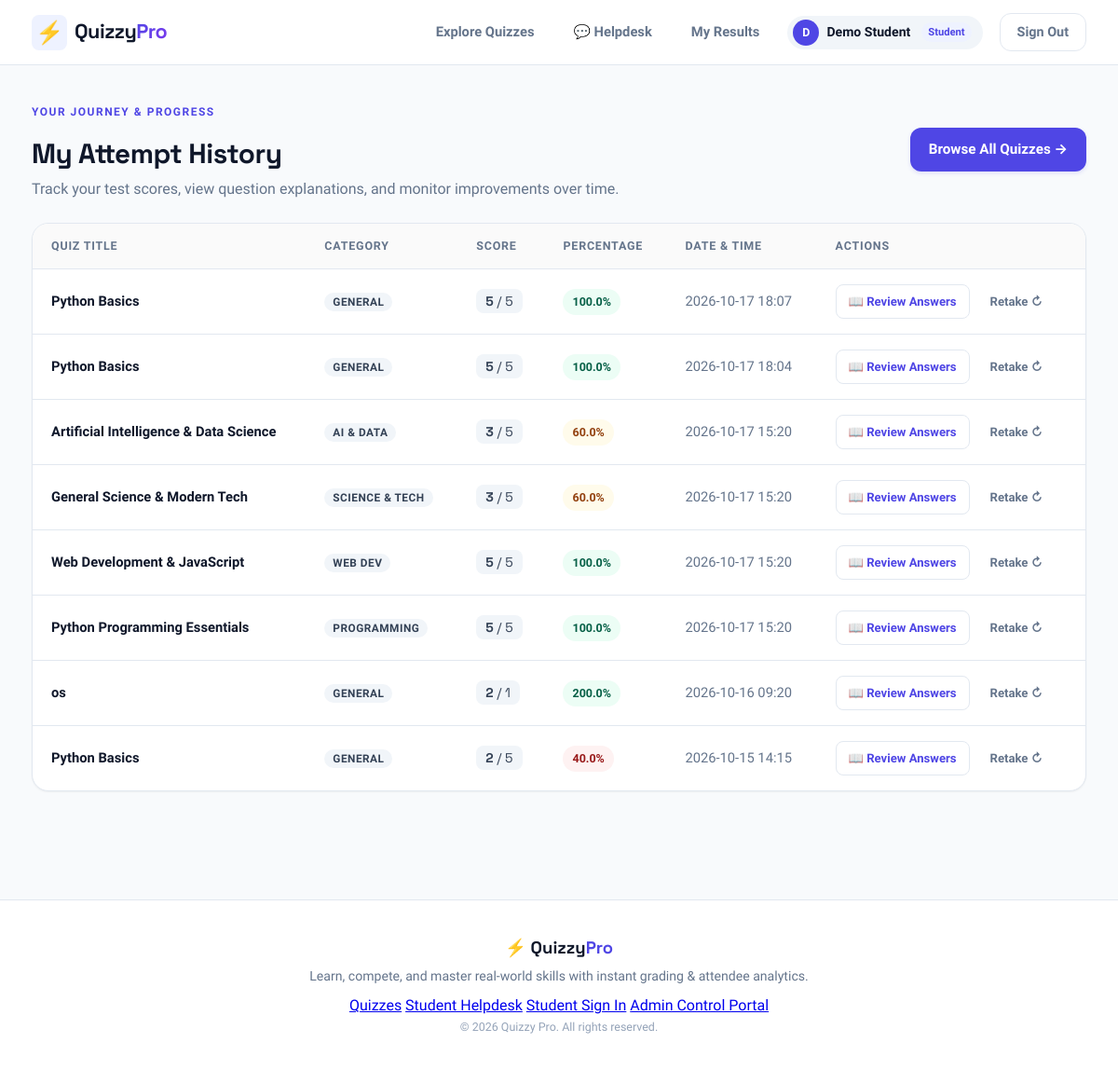
The app's page /history (signed in) with its own data.
### tables this page shows
CREATE TABLE attempts(
          id INTEGER PRIMARY KEY, user_id INTEGER NOT NULL, quiz_id INTEGER NOT NULL,
          score INTEGER NOT NULL, total INTEGER NOT NULL, taken_at TEXT NOT NULL, time_taken_seconds INTEGER DEFAULT 0,
          FOREIGN KEY(user_id) REFERENCES users(id), FOREIGN KEY(quiz_id) REFERENCES quizzes(id));

CREATE TABLE quizzes(
          id INTEGER PRIMARY KEY, title TEXT NOT NULL, description TEXT DEFAULT '',
          duration INTEGER NOT NULL DEFAULT 10, published INTEGER NOT NULL DEFAULT 1, category TEXT DEFAULT 'General', difficulty TEXT DEFAULT 'Medium', created_at TEXT DEFAULT '');

### app.py (the view)
@app.route("/history")
@login_required
def history():
    with db() as con:
        attempts = con.execute("""
            SELECT attempts.*, quizzes.title, quizzes.category
            FROM attempts
            JOIN quizzes ON quizzes.id = attempts.quiz_id
            WHERE attempts.user_id = ?
            ORDER BY attempts.id DESC
        """, (session["user"]["id"],)).fetchall()
    return render_template("history.html", attempts=attempts)

### app.py (called while the page is built, shortened)
def db():
    con = sqlite3.connect(DB)
    con.row_factory = sqlite3.Row
    con.execute("PRAGMA foreign_keys = ON;")
    return con

@app.context_processor
def inject_globals():
    user = session.get("user")
    open_tickets = 0
    return {
        "current_user": user,
        "admin_open_tickets": open_tickets
    }

def login_required(fn):
    @wraps(fn)
    def wrapper(*args, **kwargs):
        if not session.get("user"):
            flash("Please sign in as a student to access this page.", "warning")
            return redirect(url_for("login"))
        return fn(*args, **kwargs)
    return wrapper

### templates/history.html (shortened to what this page needs)
{% extends "base.html" %}
{% block content %}
<div class="history-page">
  <div class="section-head">
    <div>
      <div class="eyebrow">YOUR JOURNEY & PROGRESS</div>
      <h1>My Attempt History</h1>
      <p class="muted">Track your test scores, view question explanations, and monitor improvements over time.</p>
    </div>
    <a href="{{ url_for('index') }}" class="button">Browse All Quizzes →</a>
  </div>
  <div class="table-container">
    <table class="data-table">
      <thead>
        <tr>
          <th>Quiz Title</th>
          <th>Category</th>
          <th>Score</th>
          <th>Percentage</th>
          <th>Date &amp; Time</th>
          <th>Actions</th>
        </tr>
      </thead>
      <tbody>
        {% for a in attempts %}
          {% set pct = ((a.score / a.total) * 100)|round(1) if a.total else 0 %}
          <tr>
            <td>
              <strong class="row-title">{{ a.title }}</strong>
            </td>
            <td>
              <span class="category-tag">{{ a.category|default('General') }}</span>
            </td>
            <td>
              <span class="score-pill">
                <strong>{{ a.score }}</strong> / {{ a.total }}
              </span>
            </td>
            <td>
              <span class="status-badge {% if pct >= 80 %}status-high{% elif pct >= 50 %}status-mid{% else %}status-low{% endif %}">
                {{ pct }}%
              </span>
            </td>
            <td class="muted">{{ a.taken_at }}</td>
            <td>
              <div class="table-actions-cell">
                <a href="{{ url_for('review_attempt', attempt_id=a.id) }}" class="button button-sm button-outline">
                  📖 Review Answers
                </a>
                <a href="{{ url_for('take_quiz', quiz_id=a.quiz_id) }}" class="button button-sm button-ghost">
                  Retake ↻
                </a>
              </div>
            </td>
          </tr>
        {% endfor %}
      </tbody>
    </table>
  </div>
</div>
{% endblock %}

### static/style.css (style rules this page uses)
:root { --primary: #4f46e5; --primary-hover: #4338ca; --primary-light: #eef2ff; --primary-gradient: linear-gradient(135deg, #4f46e5 0%, #7c3aed 100%); --accent-amber: #f59e0b; --accent-red: #ef4444; --accent-green: #10b981; --bg-page: #f8fafc; --bg-surface: #ffffff; --bg-muted: #f1f5f9; --text-main: #0f172a; --text-body: #334155; --text-muted: #64748b; --text-light: #94a3b8; --border-color: #e2e8f0; --border-focus: #818cf8; --shadow-sm: 0 1px 2px 0 rgba(0, 0, 0, 0.05); --shadow-md: 0 4px 6px -1px rgba(0, 0, 0, 0.07), 0 2px 4px -2px rgba(0, 0, 0, 0.05); --shadow-lg: 0 10px 15px -3px rgba(0, 0, 0, 0.08), 0 4px 6px -4px rgba(0, 0, 0, 0.04); --shadow-card: 0 12px 30px -4px rgba(15, 23, 42, 0.06); --radius-sm: 8px; --radius-md: 12px; --radius-lg: 18px; --radius-pill: 9999px; --font-main: 'Plus Jakarta Sans', system-ui, -apple-system, sans-serif; --font-heading: 'Space Grotesk', system-ui, sans-serif; }
*, *::before, *::after { box-sizing: border-box; margin: 0; padding: 0; }
body { font-family: var(--font-main); background-color: var(--bg-page); color: var(--text-body); line-height: 1.6; min-height: 100vh; display: flex; flex-direction: column; -webkit-font-smoothing: antialiased; }
.eyebrow { display: inline-block; font-size: 0.75rem; font-weight: 800; letter-spacing: 1.5px; color: var(--primary); text-transform: uppercase; margin-bottom: 12px; }
.button { display: inline-flex; align-items: center; justify-content: center; gap: 8px; background: var(--primary); color: white; border: none; border-radius: var(--radius-md); padding: 11px 20px; font-family: var(--font-main); font-size: 0.95rem; font-weight: 700; text-decoration: none; cursor: pointer; transition: all 0.2s ease; box-shadow: 0 2px 4px rgba(79, 70, 229, 0.15); }
.button-sm { padding: 7px 13px; font-size: 0.82rem; border-radius: var(--radius-sm); }
.button-outline { background: transparent; color: var(--primary); border: 1.5px solid var(--border-color); box-shadow: none; }
.button-ghost { background: transparent; color: var(--text-muted); border: 1px solid transparent; box-shadow: none; }
.section-head { display: flex; align-items: center; justify-content: space-between; margin-bottom: 24px; }
.section-head h1, .section-head h2 { font-family: var(--font-heading); font-size: 1.85rem; font-weight: 800; color: var(--text-main); letter-spacing: -0.5px; }
.muted { color: var(--text-muted); }
.table-container { background: var(--bg-surface); border: 1px solid var(--border-color); border-radius: var(--radius-lg); overflow: hidden; box-shadow: var(--shadow-sm); margin-bottom: 36px; }
.data-table { width: 100%; border-collapse: collapse; text-align: left; }
.data-table th { background: #fafafa; color: var(--text-muted); font-size: 0.78rem; font-weight: 700; text-transform: uppercase; letter-spacing: 0.8px; padding: 14px 20px; border-bottom: 1px solid var(--border-color); }
.data-table td { padding: 16px 20px; border-bottom: 1px solid var(--border-color); font-size: 0.92rem; }
.data-table tbody tr:last-child td { border-bottom: none; }
.row-title { color: var(--text-main); font-weight: 700; }
.score-pill { font-family: var(--font-heading); background: var(--bg-muted); padding: 4px 10px; border-radius: var(--radius-sm); font-size: 0.88rem; }
.status-badge { display: inline-block; font-size: 0.78rem; font-weight: 700; padding: 4px 10px; border-radius: var(--radius-pill); }
.status-high { background: #ecfdf5; color: #065f46; }
.status-mid { background: #fffbeb; color: #92400e; }
.status-low { background: #fef2f2; color: #991b1b; }
.table-actions-cell { display: flex; align-items: center; gap: 8px; }
.category-tag { background: #f1f5f9; color: #334155; font-size: 0.74rem; font-weight: 700; padding: 3px 9px; border-radius: var(--radius-pill); text-transform: uppercase; letter-spacing: 0.5px; }

### records on screen
attempts: title "Python Basics", category "GENERAL", score "5", total "5", pct "100.0", taken_at "2026-10-17 18:07"
attempts: title "Python Basics", category "GENERAL", score "5", total "5", pct "100.0", taken_at "2026-10-17 18:04"
attempts: title "Artificial Intelligence & Data Science", category "AI & DATA", score "3", total "5", pct "60.0", taken_at "2026-10-17 15:20"
attempts: title "General Science & Modern Tech", category "SCIENCE & TECH", score "3", total "5", pct "60.0", taken_at "2026-10-17 15:20"
attempts: title "Web Development & JavaScript", category "WEB DEV", score "5", total "5", pct "100.0", taken_at "2026-10-17 15:20"
attempts: title "Python Programming Essentials", category "PROGRAMMING", score "5", total "5", pct "100.0", taken_at "2026-10-17 15:20"
attempts: title "os", category "GENERAL", score "2", total "1", pct "200.0", taken_at "2026-10-16 09:20"
attempts: title "Python Basics", category "GENERAL", score "2", total "5", pct "40.0", taken_at "2026-10-15 14:15"

### other values on screen
{{ current_user.name[:1]|upper }} "D"
{{ current_user.name }} "Demo Student"
{{ current_user.role|capitalize }} "Student"
